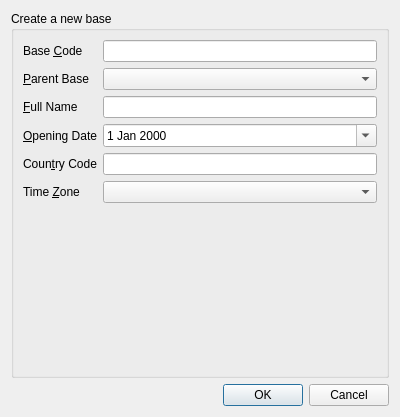
<?xml version="1.0" encoding="UTF-8"?>
<ui version="4.0">
 <class>Dialog</class>
 <widget class="QDialog" name="Dialog">
  <property name="geometry">
   <rect>
    <x>0</x>
    <y>0</y>
    <width>400</width>
    <height>417</height>
   </rect>
  </property>
  <property name="windowTitle">
   <string>Dialog</string>
  </property>
  <layout class="QGridLayout" name="gridLayout">
   <item row="0" column="0">
    <widget class="QGroupBox" name="groupBox">
     <property name="title">
      <string>Create a new base</string>
     </property>
     <layout class="QFormLayout" name="formLayout_2">
      <property name="fieldGrowthPolicy">
       <enum>QFormLayout::AllNonFixedFieldsGrow</enum>
      </property>
      <item row="0" column="0">
       <widget class="QLabel" name="baseCodeLabel">
        <property name="text">
         <string>Base &amp;Code</string>
        </property>
        <property name="buddy">
         <cstring>baseCodeLineEdit</cstring>
        </property>
       </widget>
      </item>
      <item row="0" column="1">
       <widget class="QLineEdit" name="baseCodeLineEdit"/>
      </item>
      <item row="1" column="0">
       <widget class="QLabel" name="parentBaseLabel">
        <property name="text">
         <string>&amp;Parent Base</string>
        </property>
        <property name="buddy">
         <cstring>parentBaseComboBox</cstring>
        </property>
       </widget>
      </item>
      <item row="1" column="1">
       <widget class="QComboBox" name="parentBaseComboBox"/>
      </item>
      <item row="2" column="0">
       <widget class="QLabel" name="fullNameLabel">
        <property name="text">
         <string>&amp;Full Name</string>
        </property>
        <property name="buddy">
         <cstring>fullNameLineEdit</cstring>
        </property>
       </widget>
      </item>
      <item row="2" column="1">
       <widget class="QLineEdit" name="fullNameLineEdit"/>
      </item>
      <item row="3" column="0">
       <widget class="QLabel" name="openingDateLabel">
        <property name="text">
         <string>&amp;Opening Date</string>
        </property>
        <property name="buddy">
         <cstring>openingDateDateEdit</cstring>
        </property>
       </widget>
      </item>
      <item row="3" column="1">
       <widget class="QDateEdit" name="openingDateDateEdit">
        <property name="calendarPopup">
         <bool>true</bool>
        </property>
       </widget>
      </item>
      <item row="4" column="0">
       <widget class="QLabel" name="counTryCodeLabel">
        <property name="text">
         <string>Coun&amp;try Code</string>
        </property>
        <property name="buddy">
         <cstring>counTryCodeLineEdit</cstring>
        </property>
       </widget>
      </item>
      <item row="4" column="1">
       <widget class="QLineEdit" name="counTryCodeLineEdit">
        <property name="inputMask">
         <string>&gt;AA; </string>
        </property>
       </widget>
      </item>
      <item row="5" column="0">
       <widget class="QLabel" name="timeZoneLabel">
        <property name="text">
         <string>Time &amp;Zone</string>
        </property>
        <property name="buddy">
         <cstring>timeZoneComboBox</cstring>
        </property>
       </widget>
      </item>
      <item row="5" column="1">
       <widget class="QComboBox" name="timeZoneComboBox"/>
      </item>
     </layout>
    </widget>
   </item>
   <item row="1" column="0">
    <widget class="QDialogButtonBox" name="buttonBox">
     <property name="orientation">
      <enum>Qt::Horizontal</enum>
     </property>
     <property name="standardButtons">
      <set>QDialogButtonBox::Cancel|QDialogButtonBox::Ok</set>
     </property>
    </widget>
   </item>
  </layout>
 </widget>
 <resources/>
 <connections>
  <connection>
   <sender>buttonBox</sender>
   <signal>accepted()</signal>
   <receiver>Dialog</receiver>
   <slot>accept()</slot>
   <hints>
    <hint type="sourcelabel">
     <x>248</x>
     <y>254</y>
    </hint>
    <hint type="destinationlabel">
     <x>157</x>
     <y>274</y>
    </hint>
   </hints>
  </connection>
  <connection>
   <sender>buttonBox</sender>
   <signal>rejected()</signal>
   <receiver>Dialog</receiver>
   <slot>reject()</slot>
   <hints>
    <hint type="sourcelabel">
     <x>316</x>
     <y>260</y>
    </hint>
    <hint type="destinationlabel">
     <x>286</x>
     <y>274</y>
    </hint>
   </hints>
  </connection>
 </connections>
</ui>
